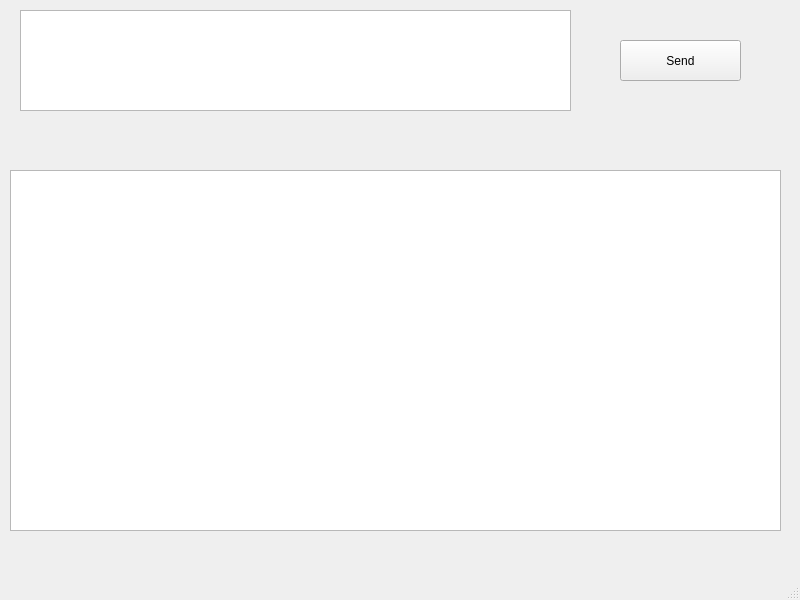
<?xml version="1.0" encoding="UTF-8"?>
<ui version="4.0">
 <class>MainWindow</class>
 <widget class="QMainWindow" name="MainWindow">
  <property name="geometry">
   <rect>
    <x>0</x>
    <y>0</y>
    <width>800</width>
    <height>600</height>
   </rect>
  </property>
  <property name="windowTitle">
   <string>MainWindow</string>
  </property>
  <widget class="QWidget" name="centralwidget">
   <widget class="QPushButton" name="pushButton">
    <property name="geometry">
     <rect>
      <x>620</x>
      <y>40</y>
      <width>121</width>
      <height>41</height>
     </rect>
    </property>
    <property name="text">
     <string>Send</string>
    </property>
   </widget>
   <widget class="QTextEdit" name="textEdit">
    <property name="geometry">
     <rect>
      <x>20</x>
      <y>10</y>
      <width>551</width>
      <height>101</height>
     </rect>
    </property>
   </widget>
   <widget class="QTableWidget" name="tableWidget">
    <property name="geometry">
     <rect>
      <x>10</x>
      <y>170</y>
      <width>771</width>
      <height>361</height>
     </rect>
    </property>
   </widget>
  </widget>
  <widget class="QMenuBar" name="menubar">
   <property name="geometry">
    <rect>
     <x>0</x>
     <y>0</y>
     <width>800</width>
     <height>26</height>
    </rect>
   </property>
  </widget>
  <widget class="QStatusBar" name="statusbar"/>
 </widget>
 <resources/>
 <connections/>
</ui>
